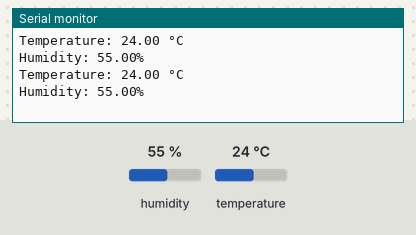
A sketch run on a simulated ESP32. Shown: the last lines printed to the serial monitor. The inputs (shaded band) are chosen by the test bench; at power-on: humidity 55 %, temperature 24 °C.

Above: at 4.8 s.
4.9 s: humidity set to 22 %
At 7.4 s:
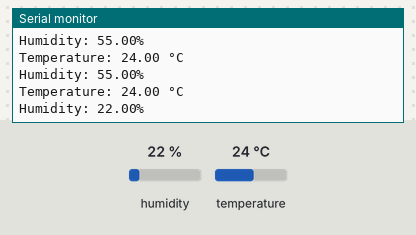
7.9 s: temperature set to 12 °C
At 9.1 s:
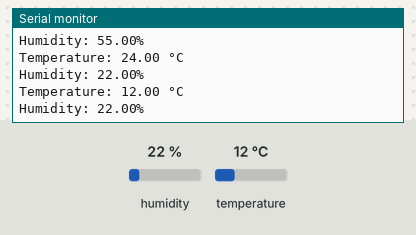
10.9 s: humidity set to 40 %
At 12.5 s:
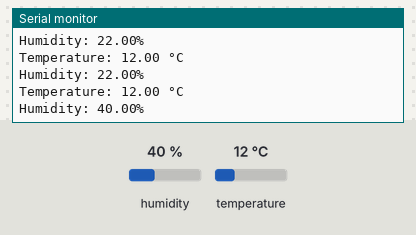
Timing chart, 0 to 14.0 s (numbered marks = the images above; inputs shaded):
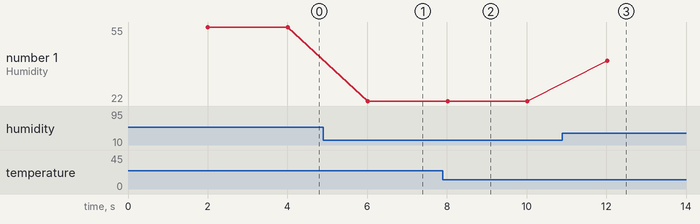

Measured:
- after the input at 4.9 s, the serial monitor: prints a new line after 1.1 s (image 1)
- after the input at 7.9 s, the serial monitor: prints a new line after 0.12 s (image 2)
- after the input at 10.9 s, the serial monitor: prints a new line after 1.1 s (image 3)
- plotted number 1: 55 → 22 after the input at 4.9 s, 22 → 40 after the input at 10.9 s

The sketch:

sketch.ino
```cpp
#include <Adafruit_Sensor.h>
#include <DHT.h>
#include <DHT_U.h>

#define DHTPIN 4     // Digital pin connected to the DHT sensor
#define DHTTYPE    DHT22     // DHT 22 (AM2302)

DHT_Unified dht(DHTPIN, DHTTYPE);

void setup() {
  Serial.begin(115200);
  dht.begin();
}

void loop() {
  delay(2000);

  // Get temperature event and print its value.
  sensors_event_t event;
  dht.temperature().getEvent(&event);
  if (isnan(event.temperature)) {
    Serial.println("Error reading temperature!");
  } else {
    Serial.print("Temperature: ");
    Serial.print(event.temperature);
    Serial.println(" °C");
  }

  // Get humidity event and print its value.
  dht.humidity().getEvent(&event);
  if (isnan(event.relative_humidity)) {
    Serial.println("Error reading humidity!");
  } else {
    Serial.print("Humidity: ");
    Serial.print(event.relative_humidity);
    Serial.println("%");
  }
}
```
